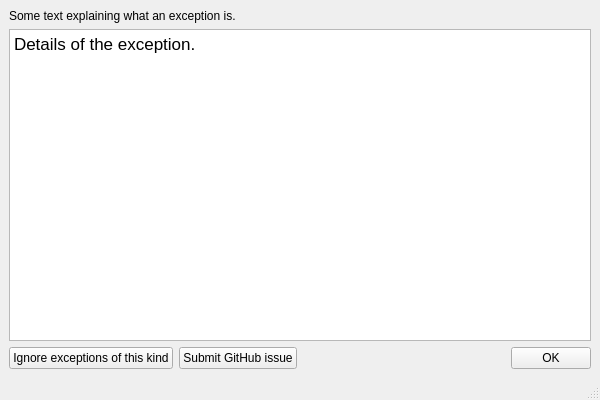
<?xml version="1.0" encoding="UTF-8"?>
<ui version="4.0">
 <class>MainWindow</class>
 <widget class="QMainWindow" name="MainWindow">
  <property name="geometry">
   <rect>
    <x>0</x>
    <y>0</y>
    <width>600</width>
    <height>400</height>
   </rect>
  </property>
  <property name="windowTitle">
   <string>MainWindow</string>
  </property>
  <widget class="QWidget" name="centralwidget">
   <layout class="QVBoxLayout" name="verticalLayout">
    <item>
     <widget class="QLabel" name="label">
      <property name="text">
       <string>Some text explaining what an exception is.</string>
      </property>
     </widget>
    </item>
    <item>
     <widget class="QTextBrowser" name="textBrowser">
      <property name="html">
       <string>&lt;!DOCTYPE HTML PUBLIC &quot;-//W3C//DTD HTML 4.0//EN&quot; &quot;http://www.w3.org/TR/REC-html40/strict.dtd&quot;&gt;
&lt;html&gt;&lt;head&gt;&lt;meta name=&quot;qrichtext&quot; content=&quot;1&quot; /&gt;&lt;style type=&quot;text/css&quot;&gt;
p, li { white-space: pre-wrap; }
&lt;/style&gt;&lt;/head&gt;&lt;body style=&quot; font-family:'.Helvetica Neue DeskInterface'; font-size:13pt; font-weight:400; font-style:normal;&quot;&gt;
&lt;p style=&quot; margin-top:0px; margin-bottom:0px; margin-left:0px; margin-right:0px; -qt-block-indent:0; text-indent:0px;&quot;&gt;Details of the exception.&lt;/p&gt;&lt;/body&gt;&lt;/html&gt;</string>
      </property>
     </widget>
    </item>
    <item>
     <layout class="QHBoxLayout" name="horizontalLayout_2">
      <item>
       <widget class="QPushButton" name="pushButton_3">
        <property name="text">
         <string>Ignore exceptions of this kind</string>
        </property>
       </widget>
      </item>
      <item>
       <widget class="QPushButton" name="pushButton_2">
        <property name="text">
         <string>Submit GitHub issue</string>
        </property>
       </widget>
      </item>
      <item>
       <spacer name="horizontalSpacer">
        <property name="orientation">
         <enum>Qt::Horizontal</enum>
        </property>
        <property name="sizeHint" stdset="0">
         <size>
          <width>40</width>
          <height>20</height>
         </size>
        </property>
       </spacer>
      </item>
      <item>
       <widget class="QPushButton" name="pushButton">
        <property name="text">
         <string>OK</string>
        </property>
       </widget>
      </item>
     </layout>
    </item>
   </layout>
  </widget>
  <widget class="QMenuBar" name="menubar">
   <property name="geometry">
    <rect>
     <x>0</x>
     <y>0</y>
     <width>600</width>
     <height>22</height>
    </rect>
   </property>
  </widget>
  <widget class="QStatusBar" name="statusbar"/>
 </widget>
 <resources/>
 <connections/>
</ui>
